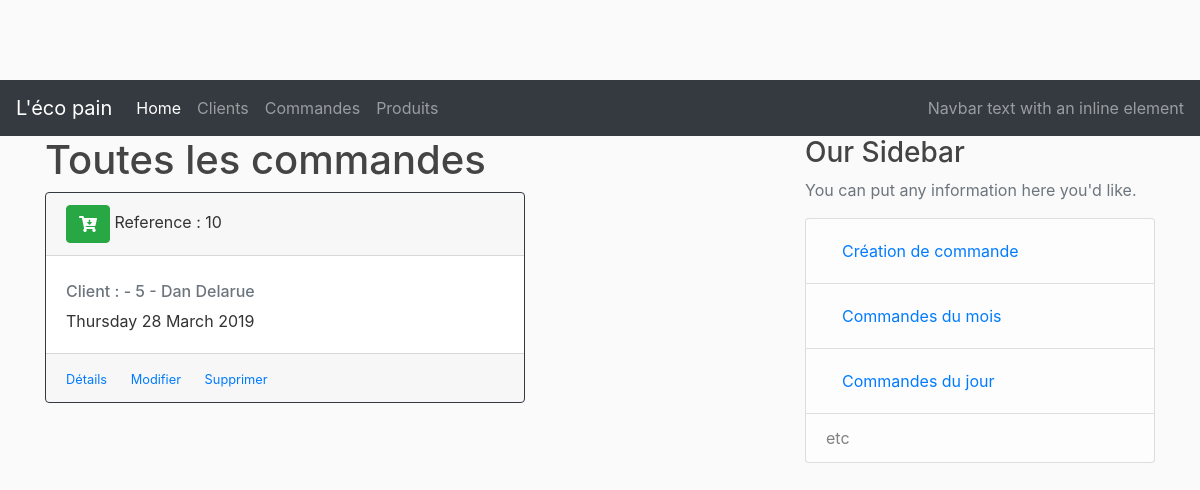
The page /orders on the database as committed earlier.
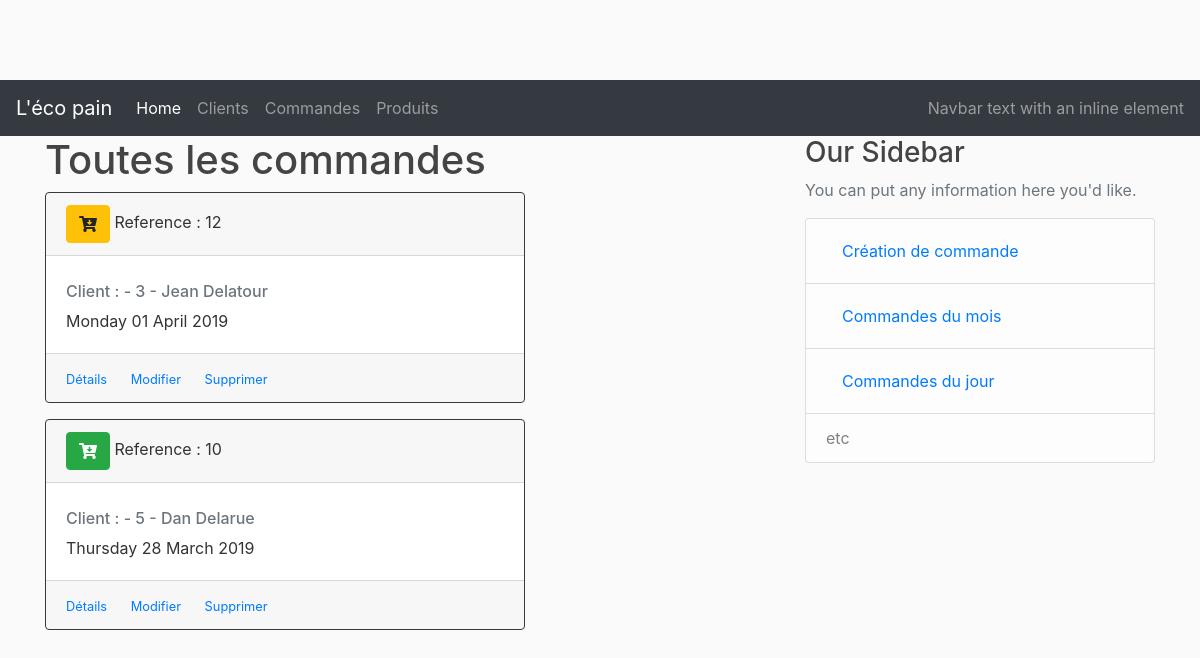
The same page on the database as committed later.
### lecopain/models.py (models this page shows, shortened)
class Order(db.Model):
    __tablename__ = 'orders'
    id = db.Column(db.Integer, primary_key=True)
    title = db.Column(db.String(50), nullable=False)
    order_dt = db.Column(db.DateTime)
    created_at = db.Column(db.DateTime, nullable=False, default=datetime.utcnow)
    customer_id = db.Column(db.Integer, db.ForeignKey('customers.id'), nullable=False)
    status = db.Column(db.String(20), nullable=False)

### lecopain/controllers/order_controller.py (the view)
@order_page.route("/orders", methods=['GET', 'POST'])
def orders():
    orders = Order.query.order_by(Order.order_dt.desc()).all()
    customerMap = {}
    for order in orders :
        customer = Customer.query.get_or_404(order.customer_id)
        customerMap[customer.id] = str(customer.firstname + " " + customer.lastname)
        print("addd : " + customerMap[customer.id])
    for item in customerMap.items() :
        print (str(item))
    return render_template('/orders/orders.html', orders=orders, customerMap=customerMap, title="Toutes les commandes")

### lecopain/templates/orders/orders.html (shortened to what this page needs)
{% extends "layout.html" %}
{% block content %}
    {% for order in orders %}
    <div class="card border-dark mb-3" style="width: 30rem;">
        <div class="card-header">
            {% if order.status == 'EN COURS' %}
            <span class="btn btn-warning" style="font-size: 1,8em;">
            {% endif %}
            {% if order.status == 'PAYEE' %}
            <span class="btn btn-success" style="font-size: 1,8em;">
            {% endif %}
                <i class="fas fa-cart-arrow-down "></i>
            </span>
            Reference : {{order.id}}
        </div>
        <div class="card-body">
            <h6 class="card-subtitle mb-2 text-muted">Client : - {{ order.customer_id }} - {{customerMap[order.customer_id]}}</h6>
            <p class="card-text">{{ order.order_dt.strftime('%A %d %B %Y') }} </p>
        </div>
        <div class="card-footer">
            <small class="text-muted">
                <a href="/orders/{{order.id}}" class="card-link">Détails</a>
                <a href="/orders/update/{{order.id}}" class="card-link">Modifier</a>
                <a href="/orders/delete/{{order.id}}" class="card-link">Supprimer</a>
            </small>
        </div>
    </div>
    {% endfor %}
{% endblock %}
{% block right_menu %}
<div class="content-section">
    <h3>Our Sidebar</h3>
    <p class='text-muted'>You can put any information here you'd like.
        <ul class="list-group">
        <li class="list-group-item list-group-item-light">
            <a class="nav-link" href="/orders/new">Création de commande</a></li>
        <li class="list-group-item list-group-item-light">
            <a class="nav-link" href="/orders/year/0/month/0">Commandes du mois</a></li>
        <li class="list-group-item list-group-item-light">
            <a class="nav-link" href="/orders/year/0/month/0/day/0">Commandes du jour</a></li>
        <li class="list-group-item list-group-item-light">etc</li>
        </ul>
    </p>
</div>
{% endblock %}

### lecopain/templates/layout.html (shortened to what this page needs)
<!DOCTYPE html>
<html>
    <head>
        <link rel="stylesheet" href="https://stackpath.bootstrapcdn.com/bootstrap/4.2.1/css/bootstrap.min.css" />
        <link rel="stylesheet" type="text/css" href="{{ url_for('static', filename='main.css')}}" />
        <link rel="stylesheet" href="https://use.fontawesome.com/releases/v5.7.1/css/all.css" />
        <link rel="stylesheet" href="https://cdnjs.cloudflare.com/ajax/libs/tempusdominus-bootstrap-4/5.0.0-alpha14/css/tempusdominus-bootstrap-4.min.css" />
    </head>
    <body>
        <nav class="navbar navbar-expand-lg navbar-dark bg-dark">
                <a class="navbar-brand" href="#">L'éco pain</a>
                <div class="collapse navbar-collapse" id="navbarText">
                  <ul class="navbar-nav mr-auto">
                    <li class="nav-item active">
                      <a class="nav-link" href="/">Home <span class="sr-only">(current)</span></a>
                    </li>
                    <li class="nav-item">
                      <a class="nav-link" href="/customers">Clients</a>
                    </li>
                    <li class="nav-item">
                      <a class="nav-link" href="/orders">Commandes</a>
                    </li>
                    <li class="nav-item">
                        <a class="nav-link" href="/products">Produits</a>
                      </li>
                  </ul>
                  <span class="navbar-text">
                    Navbar text with an inline element
                  </span>
                </div>
              </nav>
        <div class="container">
                <div class="row">
                  <div class="col-md-8">
                    {% if title %}
                      <h1>{{ title }}</h1>
                    {% endif %}
                    {% block content %}  {% endblock %}
                  </div>
                  <div class="col-md-4">
                      {% block right_menu %} {% endblock %}
                  </div>
                </div>
            </div>
    </body>
</html>

### lecopain/static/main.css (style rules this page uses)
body { background: #fafafa; color: #333333; margin-top: 5rem; }
h1, h2, h3, h4, h5, h6 { color:#444444; }

Rows that differ between the two databases and show on the page:
added Order: id "12", customer_id "3", customerMap "Jean Delatour", order_dt "Monday 01 April 2019"
